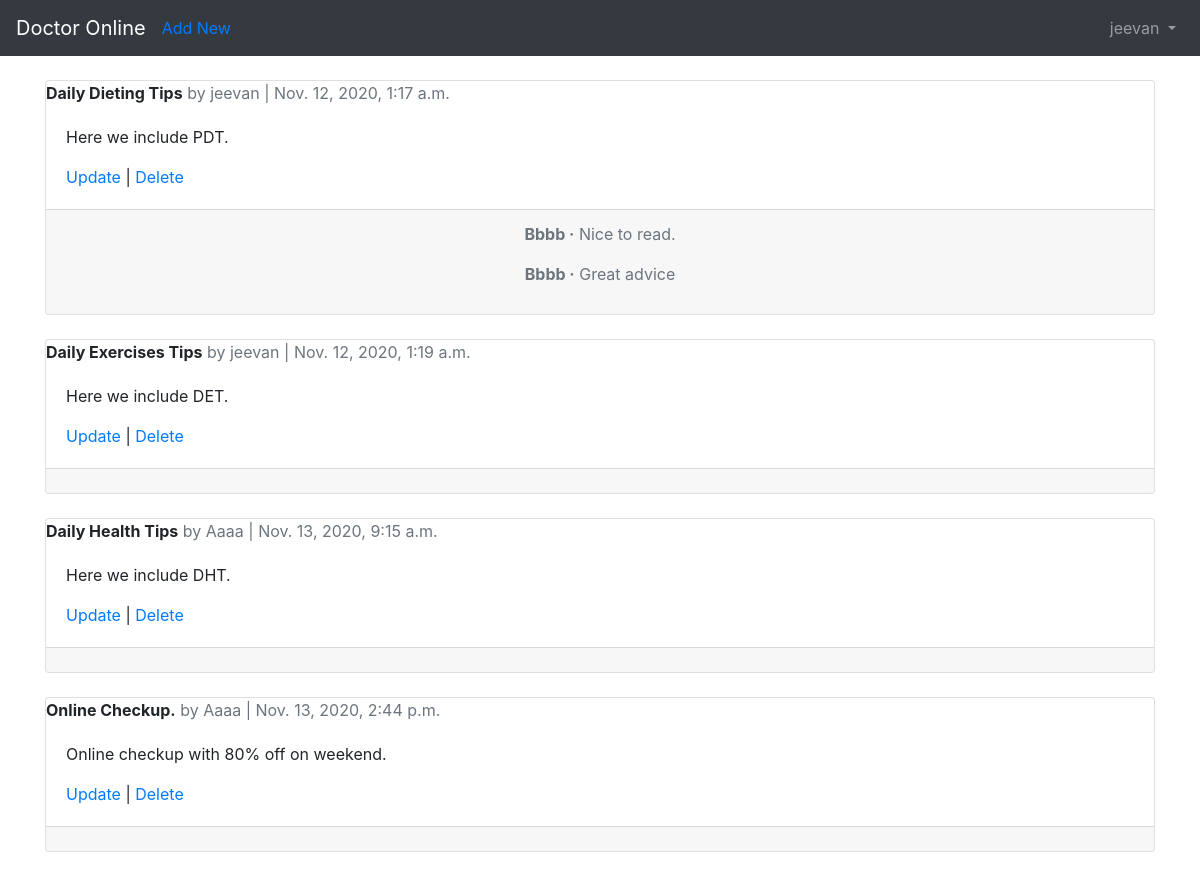
The page /articles/ (signed in) on the database its author committed.
### users/models.py (models this page shows)
class CustomUser(AbstractUser):
	age=models.PositiveIntegerField(null=True,blank=True)

### articles/models.py (models this page shows, shortened)
class Article(models.Model):
   title=models.CharField(max_length=255)
   body=models.TextField()
   date=models.DateTimeField(auto_now_add=True)
   author=models.ForeignKey(
   get_user_model(),
   on_delete=models.CASCADE,
   )

class Comment(models.Model):
   article=models.ForeignKey(
   Article,
   on_delete=models.CASCADE,
   related_name='comments',
   )
   comment=models.CharField(max_length=500)
   author=models.ForeignKey(
   get_user_model(),
   on_delete=models.CASCADE,
   )
   def __str__(self):
      return self.comment

### articles/views.py (the view)
# urls.py: path('',ArticleListView.as_view(),name='article_list'),
class ArticleListView(ListView):
   model=Article
   template_name='article_list.html'

### templates/article_list.html (shortened to what this page needs)
{% extends 'base.html' %}
{% block content %}
{% for article in object_list %}
<div class="card">
   <div class="card-reader">
      <span class="font-weight-bold">{{ article.title }}</span>
      <span class="text-muted">by {{ article.author }} | {{ article.date }}</span>
   </div>
   <div class="card-body">
      <p>{{ article.body }}</p>
         <a href="{% url 'article_update' article.pk %}">Update</a> |
         <a href="{% url 'article_delete' article.pk %}">Delete</a>
   </div>
   <div class="card-footer text-center text-muted">
      {% for comment in article.comments.all %}
        <p>
            <span class="font-weight-bold">{{ comment.author }} &middot;</span>
            {{ comment }}
         </p>
      {% endfor %}
</div>
</div>
<br />
{% endfor %}
{% endblock content %}

### templates/base.html (shortened to what this page needs)
<!doctype html>
<html lang="en">
<head>
 <link rel="stylesheet"
href="https://stackpath.bootstrapcdn.com/bootstrap/4.1.3/css/\
bootstrap.min.css"
integrity="sha384-MCw98/SFnGE8fJT3GXwEOngsV7Zt27NXFoaoApmYm81i\
uXoPkFOJwJ8ERdknLPMO"
crossorigin="anonymous">
</head>
<body>
<nav class="navbar navbar-expand-md navbar-dark bg-dark mb-4">
<a class="navbar-brand" href="{% url 'home' %}">Doctor Online</a>
{% if user.is_authenticated %}
<ul class="navbar-nav mr-auto">
<li class="nav-item"><a href="{%url 'article_new' %}"> Add New </a></li>
</ul>
{% endif %}
<div class="collapse navbar-collapse" id="navbarCollapse">
{% if user.is_authenticated %}
<ul class="navbar-nav ml-auto">
<li class="nav-item">
<a class="nav-link dropdown-toggle" href="#" id="userMenu"
data-toggle="dropdown" aria-haspopup="true"
aria-expanded="false"> {{ user.username }} </a>
</li>
</ul>
{% else %}
<form class="form-inline ml-auto">
<a href="{% url 'login' %}" class="btn btn-outline-secondary"> Log In</a>
<a href="{% url 'signup' %}" class="btn btn-primary ml-2"> Sign up</a>
</form>
{% endif %}
</div>
</nav>
<div class="container">
{% block content %}
{% endblock content %}
</div>
</body>
</html>

### rows shown on the page
CustomUser: username "jeevan"
Article: title "Daily Dieting Tips", author "jeevan", date "Nov. 12, 2020, 1:17 a.m.", body "Here we include PDT."
Comment: author "Bbbb", comment "Nice to read."
Comment: author "Bbbb", comment "Great advice"
Article: title "Daily Exercises Tips", author "jeevan", date "Nov. 12, 2020, 1:19 a.m.", body "Here we include DET."
Article: title "Daily Health Tips", author "Aaaa", date "Nov. 13, 2020, 9:15 a.m.", body "Here we include DHT."
Article: title "Online Checkup.", author "Aaaa", date "Nov. 13, 2020, 2:44 p.m.", body "Online checkup with 80% off on weekend."
